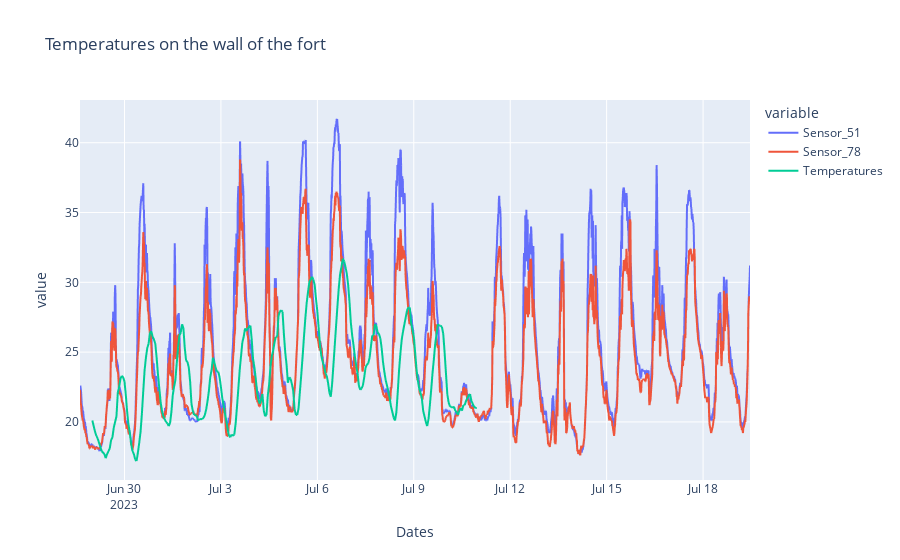

The notebook cell this image was saved under:
### Code cell
fig1 = px.line(df1, x="Dates", y=df1.columns,
              title='Temperatures on the wall of the fort')
fig1.show()

### Figure 1 — Plotly figure (JSON) as saved in the notebook; plotly's stock layout.template omitted (floating-point values rounded to 4 significant figures; data arrays with more than 128 entries replaced by an {"elided": "..."} marker saying what was removed)
{"data": [{"hovertemplate": "variable=Sensor_51<br>Dates=%{x}<br>value=%{y}<extra></extra>", "legendgroup": "Sensor_51", "line": {"color": "#636efa", "dash": "solid"}, "marker": {"symbol": "circle"}, "mode": "lines", "name": "Sensor_51", "showlegend": true, "type": "scattergl", "x": {"elided": "2290 str values"}, "xaxis": "x", "y": {"elided": "2290 float values"}, "yaxis": "y"}, {"hovertemplate": "variable=Sensor_78<br>Dates=%{x}<br>value=%{y}<extra></extra>", "legendgroup": "Sensor_78", "line": {"color": "#EF553B", "dash": "solid"}, "marker": {"symbol": "circle"}, "mode": "lines", "name": "Sensor_78", "showlegend": true, "type": "scattergl", "x": {"elided": "2290 str values"}, "xaxis": "x", "y": {"elided": "2290 float values"}, "yaxis": "y"}, {"hovertemplate": "variable=Temperatures<br>Dates=%{x}<br>value=%{y}<extra></extra>", "legendgroup": "Temperatures", "line": {"color": "#00cc96", "dash": "solid"}, "marker": {"symbol": "circle"}, "mode": "lines", "name": "Temperatures", "showlegend": true, "type": "scattergl", "x": {"elided": "2290 str values"}, "xaxis": "x", "y": {"elided": "2290 float values"}, "yaxis": "y"}], "layout": {"legend": {"title": {"text": "variable"}, "tracegroupgap": 0}, "title": {"text": "Temperatures on the wall of the fort"}, "xaxis": {"anchor": "y", "domain": [0, 1], "title": {"text": "Dates"}}, "yaxis": {"anchor": "x", "domain": [0, 1], "title": {"text": "value"}}}}
